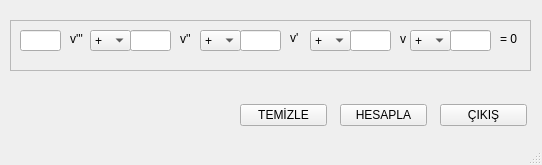
<?xml version="1.0" encoding="UTF-8"?>
<ui version="4.0">
 <class>mainWindow</class>
 <widget class="QMainWindow" name="mainWindow">
  <property name="windowModality">
   <enum>Qt::WindowModal</enum>
  </property>
  <property name="geometry">
   <rect>
    <x>0</x>
    <y>0</y>
    <width>542</width>
    <height>165</height>
   </rect>
  </property>
  <property name="sizePolicy">
   <sizepolicy hsizetype="Fixed" vsizetype="Fixed">
    <horstretch>0</horstretch>
    <verstretch>0</verstretch>
   </sizepolicy>
  </property>
  <property name="windowTitle">
   <string>simülasyon</string>
  </property>
  <property name="unifiedTitleAndToolBarOnMac">
   <bool>false</bool>
  </property>
  <widget class="QWidget" name="centralwidget">
   <widget class="QWidget" name="horizontalLayoutWidget">
    <property name="geometry">
     <rect>
      <x>440</x>
      <y>100</y>
      <width>87</width>
      <height>31</height>
     </rect>
    </property>
    <layout class="QHBoxLayout" name="horizontalLayout">
     <item>
      <widget class="QPushButton" name="pushButton">
       <property name="text">
        <string>ÇIKIŞ</string>
       </property>
      </widget>
     </item>
    </layout>
   </widget>
   <widget class="QWidget" name="horizontalLayoutWidget_2">
    <property name="geometry">
     <rect>
      <x>340</x>
      <y>100</y>
      <width>87</width>
      <height>31</height>
     </rect>
    </property>
    <layout class="QHBoxLayout" name="horizontalLayout_2">
     <item>
      <widget class="QPushButton" name="pushButton_2">
       <property name="text">
        <string>HESAPLA</string>
       </property>
      </widget>
     </item>
    </layout>
   </widget>
   <widget class="QWidget" name="horizontalLayoutWidget_3">
    <property name="geometry">
     <rect>
      <x>240</x>
      <y>100</y>
      <width>87</width>
      <height>31</height>
     </rect>
    </property>
    <layout class="QHBoxLayout" name="horizontalLayout_3">
     <item>
      <widget class="QPushButton" name="pushButton_3">
       <property name="text">
        <string>TEMİZLE</string>
       </property>
      </widget>
     </item>
    </layout>
   </widget>
   <widget class="QFrame" name="frame">
    <property name="geometry">
     <rect>
      <x>10</x>
      <y>20</y>
      <width>521</width>
      <height>51</height>
     </rect>
    </property>
    <property name="frameShape">
     <enum>QFrame::StyledPanel</enum>
    </property>
    <property name="frameShadow">
     <enum>QFrame::Raised</enum>
    </property>
    <widget class="QLabel" name="label">
     <property name="geometry">
      <rect>
       <x>60</x>
       <y>10</y>
       <width>21</width>
       <height>17</height>
      </rect>
     </property>
     <property name="text">
      <string>v'''</string>
     </property>
    </widget>
    <widget class="QComboBox" name="comboBox">
     <property name="geometry">
      <rect>
       <x>80</x>
       <y>10</y>
       <width>41</width>
       <height>21</height>
      </rect>
     </property>
     <property name="sizePolicy">
      <sizepolicy hsizetype="Fixed" vsizetype="Fixed">
       <horstretch>0</horstretch>
       <verstretch>0</verstretch>
      </sizepolicy>
     </property>
     <property name="toolTip">
      <string>&lt;!DOCTYPE HTML PUBLIC &quot;-//W3C//DTD HTML 4.0//EN&quot; &quot;http://www.w3.org/TR/REC-html40/strict.dtd&quot;&gt;
&lt;html&gt;&lt;head&gt;&lt;meta name=&quot;qrichtext&quot; content=&quot;1&quot; /&gt;&lt;style type=&quot;text/css&quot;&gt;
p, li { white-space: pre-wrap; }
&lt;/style&gt;&lt;/head&gt;&lt;body style=&quot; font-family:'Ubuntu'; font-size:11pt; font-weight:400; font-style:normal;&quot;&gt;
&lt;p align=&quot;center&quot; style=&quot;-qt-paragraph-type:empty; margin-top:0px; margin-bottom:0px; margin-left:0px; margin-right:0px; -qt-block-indent:0; text-indent:0px;&quot;&gt;&lt;br /&gt;&lt;/p&gt;&lt;/body&gt;&lt;/html&gt;</string>
     </property>
     <property name="inputMethodHints">
      <set>Qt::ImhNone</set>
     </property>
     <property name="currentText">
      <string>+</string>
     </property>
     <property name="currentIndex">
      <number>0</number>
     </property>
     <item>
      <property name="text">
       <string>+</string>
      </property>
     </item>
     <item>
      <property name="text">
       <string>-</string>
      </property>
     </item>
    </widget>
    <widget class="QLabel" name="label_2">
     <property name="geometry">
      <rect>
       <x>170</x>
       <y>10</y>
       <width>21</width>
       <height>17</height>
      </rect>
     </property>
     <property name="text">
      <string>v''</string>
     </property>
    </widget>
    <widget class="QComboBox" name="comboBox_2">
     <property name="geometry">
      <rect>
       <x>190</x>
       <y>10</y>
       <width>41</width>
       <height>21</height>
      </rect>
     </property>
     <item>
      <property name="text">
       <string>+</string>
      </property>
     </item>
     <item>
      <property name="text">
       <string>-</string>
      </property>
     </item>
    </widget>
    <widget class="QLabel" name="label_3">
     <property name="geometry">
      <rect>
       <x>280</x>
       <y>10</y>
       <width>16</width>
       <height>16</height>
      </rect>
     </property>
     <property name="text">
      <string>v'</string>
     </property>
    </widget>
    <widget class="QComboBox" name="comboBox_3">
     <property name="geometry">
      <rect>
       <x>300</x>
       <y>10</y>
       <width>41</width>
       <height>21</height>
      </rect>
     </property>
     <item>
      <property name="text">
       <string>+</string>
      </property>
     </item>
     <item>
      <property name="text">
       <string>-</string>
      </property>
     </item>
    </widget>
    <widget class="QLabel" name="label_4">
     <property name="geometry">
      <rect>
       <x>390</x>
       <y>10</y>
       <width>16</width>
       <height>17</height>
      </rect>
     </property>
     <property name="text">
      <string>v</string>
     </property>
    </widget>
    <widget class="QComboBox" name="comboBox_4">
     <property name="geometry">
      <rect>
       <x>400</x>
       <y>10</y>
       <width>41</width>
       <height>21</height>
      </rect>
     </property>
     <item>
      <property name="text">
       <string>+</string>
      </property>
     </item>
     <item>
      <property name="text">
       <string>-</string>
      </property>
     </item>
    </widget>
    <widget class="QLabel" name="label_5">
     <property name="geometry">
      <rect>
       <x>490</x>
       <y>10</y>
       <width>21</width>
       <height>17</height>
      </rect>
     </property>
     <property name="text">
      <string>= 0</string>
     </property>
    </widget>
    <widget class="QLineEdit" name="lineEdit">
     <property name="geometry">
      <rect>
       <x>10</x>
       <y>10</y>
       <width>41</width>
       <height>21</height>
      </rect>
     </property>
     <property name="text">
      <string/>
     </property>
    </widget>
    <widget class="QLineEdit" name="lineEdit_2">
     <property name="geometry">
      <rect>
       <x>120</x>
       <y>10</y>
       <width>41</width>
       <height>21</height>
      </rect>
     </property>
    </widget>
    <widget class="QLineEdit" name="lineEdit_3">
     <property name="geometry">
      <rect>
       <x>230</x>
       <y>10</y>
       <width>41</width>
       <height>21</height>
      </rect>
     </property>
    </widget>
    <widget class="QLineEdit" name="lineEdit_4">
     <property name="geometry">
      <rect>
       <x>340</x>
       <y>10</y>
       <width>41</width>
       <height>21</height>
      </rect>
     </property>
    </widget>
    <widget class="QLineEdit" name="lineEdit_5">
     <property name="geometry">
      <rect>
       <x>440</x>
       <y>10</y>
       <width>41</width>
       <height>21</height>
      </rect>
     </property>
    </widget>
   </widget>
  </widget>
  <widget class="QStatusBar" name="statusbar"/>
 </widget>
 <resources/>
 <connections>
  <connection>
   <sender>pushButton_3</sender>
   <signal>clicked()</signal>
   <receiver>lineEdit</receiver>
   <slot>clear()</slot>
   <hints>
    <hint type="sourcelabel">
     <x>277</x>
     <y>107</y>
    </hint>
    <hint type="destinationlabel">
     <x>37</x>
     <y>33</y>
    </hint>
   </hints>
  </connection>
  <connection>
   <sender>pushButton_3</sender>
   <signal>clicked()</signal>
   <receiver>lineEdit_2</receiver>
   <slot>clear()</slot>
   <hints>
    <hint type="sourcelabel">
     <x>275</x>
     <y>99</y>
    </hint>
    <hint type="destinationlabel">
     <x>151</x>
     <y>37</y>
    </hint>
   </hints>
  </connection>
  <connection>
   <sender>pushButton_3</sender>
   <signal>clicked()</signal>
   <receiver>lineEdit_3</receiver>
   <slot>clear()</slot>
   <hints>
    <hint type="sourcelabel">
     <x>313</x>
     <y>109</y>
    </hint>
    <hint type="destinationlabel">
     <x>270</x>
     <y>32</y>
    </hint>
   </hints>
  </connection>
  <connection>
   <sender>pushButton_3</sender>
   <signal>clicked()</signal>
   <receiver>lineEdit_4</receiver>
   <slot>clear()</slot>
   <hints>
    <hint type="sourcelabel">
     <x>325</x>
     <y>98</y>
    </hint>
    <hint type="destinationlabel">
     <x>370</x>
     <y>31</y>
    </hint>
   </hints>
  </connection>
  <connection>
   <sender>pushButton_3</sender>
   <signal>clicked()</signal>
   <receiver>lineEdit_5</receiver>
   <slot>clear()</slot>
   <hints>
    <hint type="sourcelabel">
     <x>295</x>
     <y>117</y>
    </hint>
    <hint type="destinationlabel">
     <x>465</x>
     <y>33</y>
    </hint>
   </hints>
  </connection>
  <connection>
   <sender>pushButton</sender>
   <signal>clicked()</signal>
   <receiver>mainWindow</receiver>
   <slot>close()</slot>
   <hints>
    <hint type="sourcelabel">
     <x>468</x>
     <y>100</y>
    </hint>
    <hint type="destinationlabel">
     <x>493</x>
     <y>70</y>
    </hint>
   </hints>
  </connection>
 </connections>
</ui>
